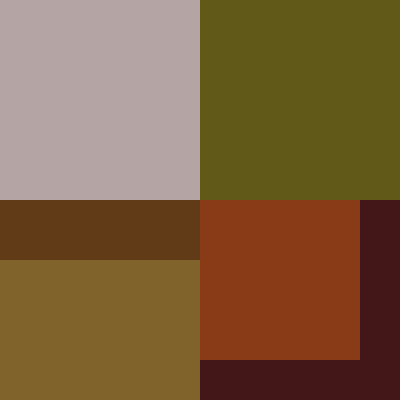
Frame 1 (no input)
Frame 60 (no input): identical to frame 1, image omitted
Frame 120 (the mouse pressed at the canvas centre since frame 60): identical to frame 1, image omitted

The p5.js sketch that drew this single still picture (run headless with seeded random() and noise() and a simulated clock; from frame 60 on, the mouse is pressed at the canvas centre):

// p5.js sketch
// ── sketch.js
function setup() {
createCanvas(400, 400);
}

function draw() {
background(67,23,24);
noStroke();
fill(273,155,)
rect(0,0,200)
fill(97,59,23)
rect(0,200,200)
fill(127,99,43)
rect(0,260,200)
fill(137,59,23)
rect(200,200,160)
fill(97,89,23)
rect(200,0,200)


}
